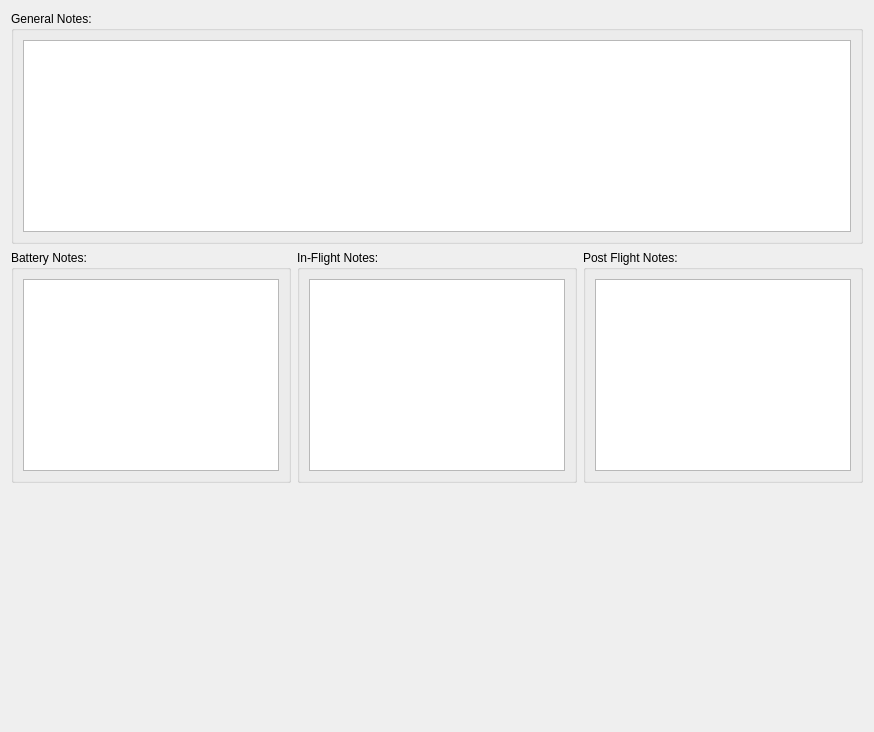
           <widget class="QWidget" name="flight_notes_tab">
            <attribute name="title">
             <string>Notes</string>
            </attribute>
            <layout class="QVBoxLayout" name="verticalLayout_22">
             <item>
              <widget class="QGroupBox" name="groupBox_6">
               <property name="title">
                <string>General Notes:</string>
               </property>
               <layout class="QVBoxLayout" name="verticalLayout_21">
                <item>
                 <widget class="QPlainTextEdit" name="flight_notes_plaintextedit"/>
                </item>
               </layout>
              </widget>
             </item>
             <item>
              <layout class="QHBoxLayout" name="horizontalLayout_31">
               <item>
                <widget class="QGroupBox" name="groupBox_3">
                 <property name="title">
                  <string>Battery Notes:</string>
                 </property>
                 <layout class="QVBoxLayout" name="verticalLayout_18">
                  <item>
                   <widget class="QPlainTextEdit" name="flight_battery_notes_plaintextedit"/>
                  </item>
                 </layout>
                </widget>
               </item>
               <item>
                <widget class="QGroupBox" name="groupBox_4">
                 <property name="title">
                  <string>In-Flight Notes:</string>
                 </property>
                 <layout class="QVBoxLayout" name="verticalLayout_19">
                  <item>
                   <widget class="QPlainTextEdit" name="flight_in_flight_notes_plaintextedit"/>
                  </item>
                 </layout>
                </widget>
               </item>
               <item>
                <widget class="QGroupBox" name="groupBox_5">
                 <property name="title">
                  <string>Post Flight Notes:</string>
                 </property>
                 <layout class="QVBoxLayout" name="verticalLayout_20">
                  <item>
                   <widget class="QPlainTextEdit" name="flight_post_flight_notes_plaintextedit"/>
                  </item>
                 </layout>
                </widget>
               </item>
              </layout>
             </item>
             <item>
              <spacer name="verticalSpacer_7">
               <property name="orientation">
                <enum>Qt::Vertical</enum>
               </property>
               <property name="sizeHint" stdset="0">
                <size>
                 <width>20</width>
                 <height>238</height>
                </size>
               </property>
              </spacer>
             </item>
            </layout>
           </widget>
